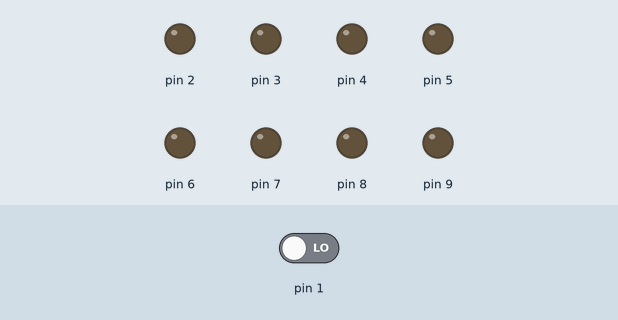
Simulated run of this sketch. Board: Arduino Uno, built with avr-gcc and run on an emulated ATmega328P. Shown: output pins drawn as LEDs (lit = HIGH). The test bench sets the inputs (shaded band); at power-on: pin 1 LOW.

Above: at 1.2 s.
1.3 s: pin 1 driven HIGH
At 2.1 s:
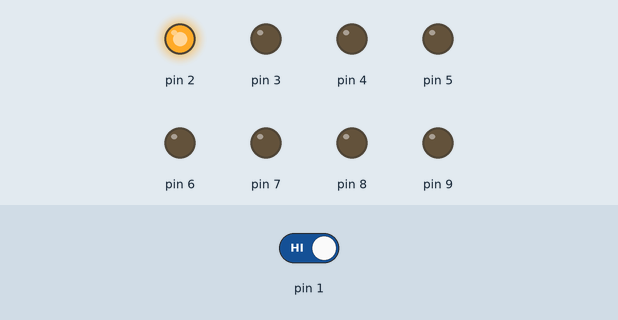
At 2.9 s:
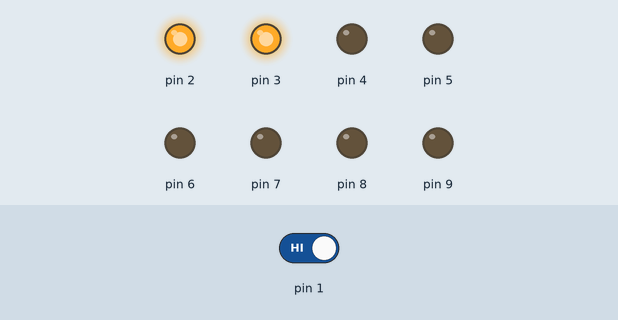
7.3 s: pin 1 driven LOW
At 10.7 s:
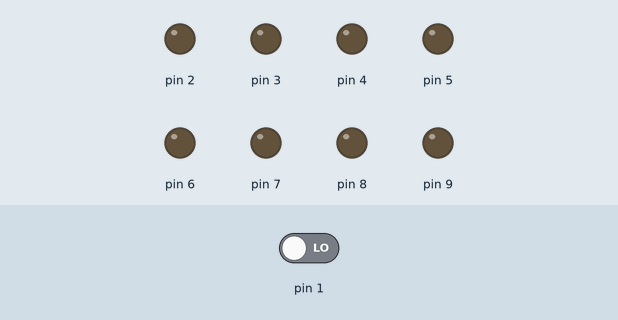
Timing chart, 0 to 12.2 s (numbered marks = the images above; inputs shaded):
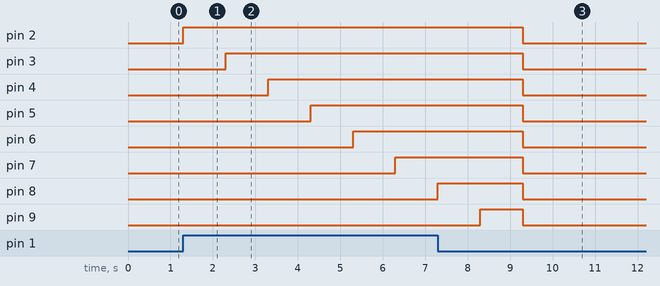

The sketch:

switch_8.ino
```cpp
void setup() {
 pinMode(1,INPUT);
 pinMode(2,OUTPUT);
 pinMode(3,OUTPUT);
 pinMode(4,OUTPUT);
 pinMode(5,OUTPUT);
 pinMode(6,OUTPUT);
 pinMode(7,OUTPUT);
 pinMode(8,OUTPUT);
 pinMode(9,OUTPUT);
 }

void loop() {
  int swt=digitalRead(1);
  if(swt==1)
  {
    digitalWrite(2,1);
    delay(1000);
    digitalWrite(3,1);
    delay(1000);
    digitalWrite(4,1);
    delay(1000);
    digitalWrite(5,1);
    delay(1000);
    digitalWrite(6,1);
    delay(1000);
    digitalWrite(7,1);
    delay(1000);
    digitalWrite(8,1);
    delay(1000);
    digitalWrite(9,1);
    delay(1000);
  }
  else
  {
   digitalWrite(2,0);
   digitalWrite(3,0);
   digitalWrite(4,0);
   digitalWrite(5,0);
   digitalWrite(6,0);
   digitalWrite(7,0);
   digitalWrite(8,0);
   digitalWrite(9,0);
  }
}
```

Measured:
- after the input at 1.3 s, pin 2: LOW → HIGH at once; pin 3: LOW → HIGH after 1.0 s; pin 4: LOW → HIGH after 2.0 s; pin 5: LOW → HIGH after 3.0 s; pin 6: LOW → HIGH after 4.0 s
- after the input at 7.3 s, pin 2–7: HIGH → LOW after 2.0 s
